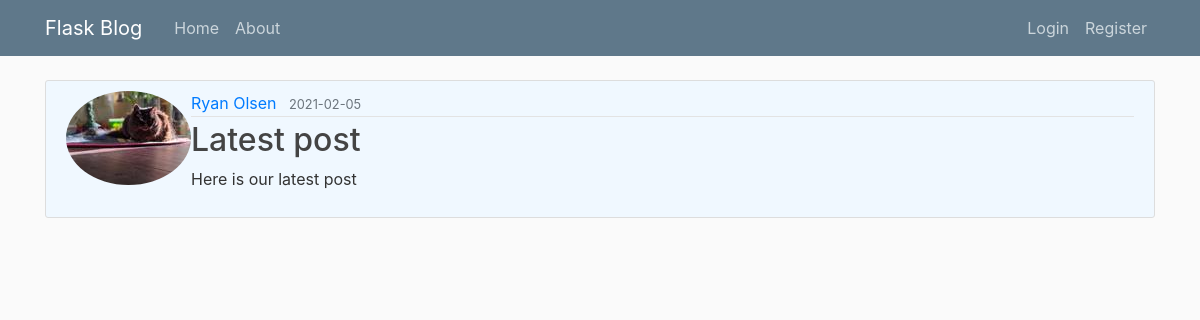
Page /post/27 on the committed database.
### flaskblog/models.py (models this page shows, shortened)
class User(db.Model, UserMixin):
    id = db.Column(db.Integer, primary_key=True)
    username = db.Column(db.String(20), unique=True, nullable=False) #string with max length of 20 characters
    email = db.Column(db.String(120), unique=True, nullable=False) #string with max length of 120 characters
    image_file = db.Column(db.String(20), nullable=False, default='default.jpg')  #image for user profiole pictures
    password = db.Column(db.String(60), nullable=False)
    posts = db.relationship('Post', backref='author', lazy=True)

class Post(db.Model, UserMixin):
    id = db.Column(db.Integer, primary_key=True)
    title = db.Column(db.String(100), nullable=False)
    date_posted = db.Column(db.DateTime, nullable=False, default=datetime.utcnow)
    content = db.Column(db.Text, nullable=False)
    user_id = db.Column(db.Integer, db.ForeignKey('user.id'), nullable=False)

### flaskblog/posts/routes.py (the view)
@posts.route("/post/<int:post_id>")
def post(post_id):
    post = Post.query.get_or_404(post_id)
    return render_template('post.html', title=post.title, post=post)

### flaskblog/templates/post.html (shortened to what this page needs)
{% extends "layout.html" %}
{% block content %}
  <article class="media content-section">
    <img class="rounded-circle article-image" src="{{ url_for('static', filename='profile_pics/' + post.author.image_file) }}">
    <div class="media-body">
      <div class="article-metadata">
        <a class="mr-2" href="{{ url_for('users.user_posts', username=post.author.username)}}">{{ post.author.username }}</a>
        <small class="text-muted">{{ post.date_posted.strftime('%Y-%m-%d') }}</small>
      </div>
      <h2 class="article-title">{{ post.title }}</h2>
      <p class="article-content">{{ post.content }}</p>
    </div>
  </article>
{% endblock content %}

### flaskblog/static/main.css (style rules this page uses)
body { background: #fafafa; color: #333333; margin-top: 5rem; }
h1, h2, h3, h4, h5, h6 { color: #444444; }
.content-section { background: #F0F8FF; padding: 10px 20px; border: 1px solid #dddddd; border-radius: 3px; margin-bottom: 20px; }
.article-title { color: #444444; }
.article-content { white-space: pre-line; }
.article-metadata { padding-bottom: 1px; margin-bottom: 4px; border-bottom: 1px solid #e3e3e3 }

### rows in the picture
User: image_file (picture), author.username "Ryan Olsen"
Post: date_posted "2021-02-05", title "Latest post", content "Here is our latest post"
